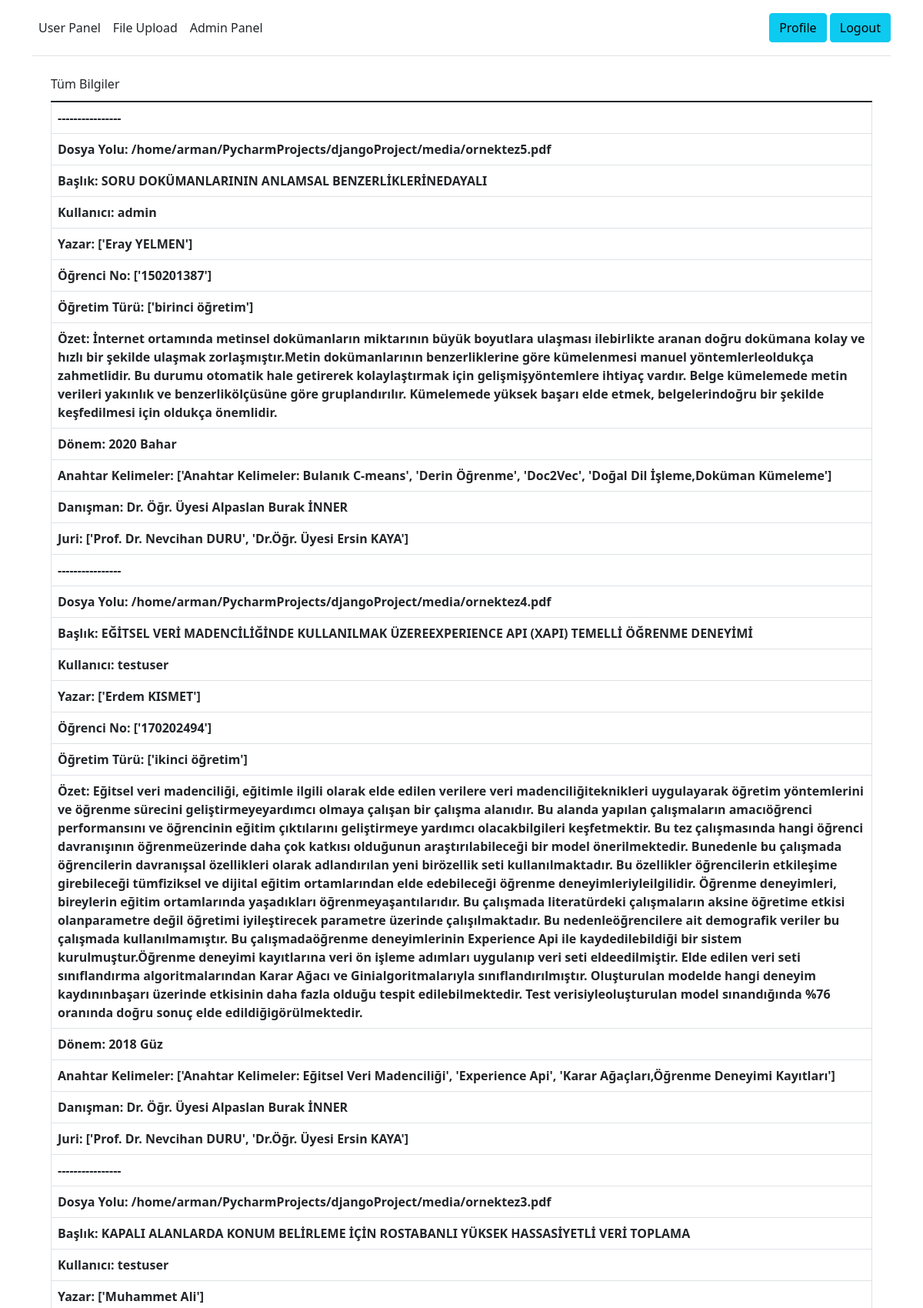
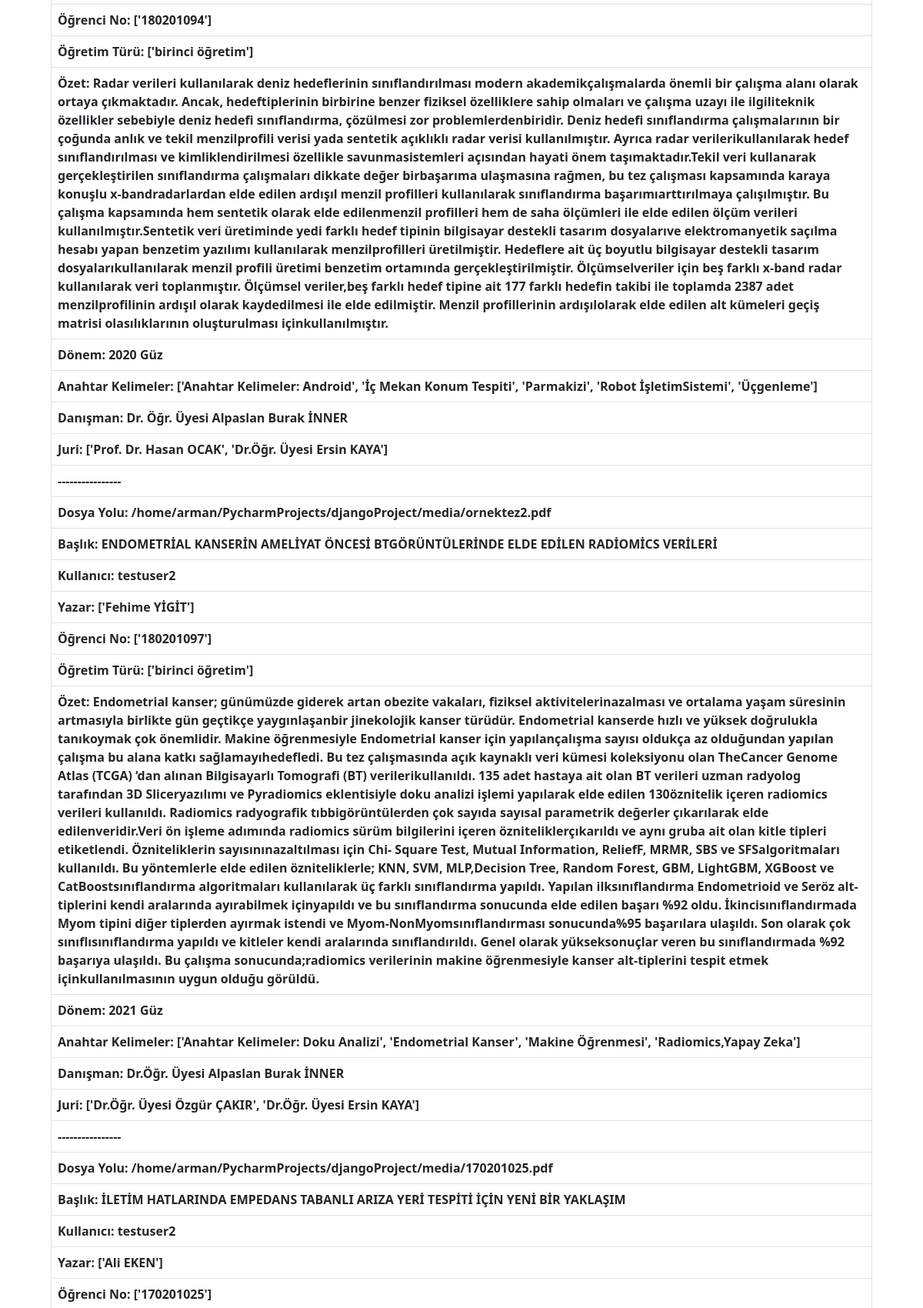
The app's page /info/ (signed in, upper part) with its own data (2 pictures, top to bottom).
### base/models.py (models this page shows, shortened)
class Document(models.Model):
    name = models.CharField(max_length=200)
    title = models.CharField(max_length=200)
    user = models.ForeignKey(User, on_delete=models.DO_NOTHING)  # the relationship between user and document tables
    author = models.CharField(max_length=200)
    pdf = models.FileField()
    student_id = models.CharField(max_length=20)
    type_of_education = models.CharField(max_length=200)
    lecture_name = models.CharField(max_length=200)
    abstract = models.TextField()
    term = models.CharField(max_length=200)
    keywords = models.CharField(max_length=200)
    advisor = models.CharField(max_length=200)
    jury = models.CharField(max_length=200)

### base/views.py (the view)
# urls.py: path('info/', views.info, name="info"),
@staff_member_required
def info(request):
    all_objects = Document.objects.all()
    context = {
        'all_objects': all_objects
    }
    return render(request, 'base/info.html', context)

### base/templates/base/info.html (shortened to what this page needs)
{% extends 'base/base.html' %}
{% load static %}
{% load widget_tweaks %}
{% block content %}
    <div class="container">
        <table style="margin-top: 10px" class="table table-bordered">
            <tbody>
            {% for document in all_objects %}
            <tr>
                <th scope="col"> ---------------- </th>
            </tr>
            <tr>
                <th scope="col"> Dosya Yolu: {{ document.name }}</th>
            </tr>
            <tr>
                <th scope="col"> Başlık: {{ document.title }}</th>
            </tr>
            <tr>
                <th scope="col"> Kullanıcı: {{ document.user }}</th>
            </tr>
            <tr>
                <th scope="col"> Yazar: {{ document.author }}</th>
            </tr>
            <tr>
                <th scope="col"> Öğrenci No: {{ document.student_id }}</th>
            </tr>
            <tr>
                <th scope="col"> Öğretim Türü: {{ document.type_of_education }}</th>
            </tr>
            <tr>
                <th scope="col"> Özet: {{ document.abstract }}</th>
            </tr>
            <tr>
                <th scope="col"> Dönem: {{ document.term }}</th>
            </tr>
            <tr>
                <th scope="col"> Anahtar Kelimeler: {{ document.keywords }}</th>
            </tr>
            <tr>
                <th scope="col"> Danışman: {{ document.advisor }}</th>
            </tr>
            <tr>
                <th scope="col"> Juri: {{ document.jury }}</th>
            </tr>
            {% endfor %}
            </tbody>
        </table>
    </div>
{% endblock content %}

### records on screen
Document: name "/home/arman/PycharmProjects/djangoProject/media/ornektez5.pdf", title "SORU DOKÜMANLARININ ANLAMSAL BENZERLİKLERİNEDAYALI", user "admin", author "['Eray YELMEN']", student_id "['150201387']", type_of_education "['birinci öğretim']", abstract "İnternet ortamında metinsel dokümanların miktarının büyük boyutlara ulaşması ilebirlikte aranan doğru dokümana kolay ve hızlı bir şekilde ulaşmak zorlaşmıştır.Metin dokümanlarının benzerliklerine göre kümelenmesi manuel yöntemlerleoldukça zahmetlidir. Bu durumu otomatik hale getirerek kolaylaştırmak için gelişmişyöntemlere ihtiyaç vardır. Belge kümelemede metin verileri yakınlık ve benzerlikölçüsüne göre gruplandırılır. Kümelemede yüksek başarı elde etmek, belgelerindoğru bir şekilde keşfedilmesi için oldukça önemlidir.", term "2020 Bahar", keywords "['Anahtar Kelimeler: Bulanık C-means', 'Derin Öğrenme', 'Doc2Vec', 'Doğal Dil İşleme,Doküman Kümeleme']", advisor "Dr. Öğr. Üyesi Alpaslan Burak İNNER", jury "['Prof. Dr. Nevcihan DURU', 'Dr.Öğr. Üyesi Ersin KAYA']"
Document: name "/home/arman/PycharmProjects/djangoProject/media/ornektez4.pdf", title "EĞİTSEL VERİ MADENCİLİĞİNDE KULLANILMAK ÜZEREEXPERIENCE API (XAPI) TEMELLİ ÖĞRENME DENEYİMİ", user "testuser", author "['Erdem KISMET']", student_id "['170202494']", type_of_education "['ikinci öğretim']", abstract "Eğitsel veri madenciliği, eğitimle ilgili olarak elde edilen verilere veri madenciliğiteknikleri uygulayarak öğretim yöntemlerini ve öğrenme sürecini geliştirmeyeyardımcı olmaya çalışan bir çalışma alanıdır. Bu alanda yapılan çalışmaların amacıöğrenci performansını ve öğrencinin eğitim çıktılarını geliştirmeye yardımcı olacakbilgileri keşfetmektir. Bu tez çalışmasında hangi öğrenci davranışının öğrenmeüzerinde daha çok katkısı olduğunun araştırılabileceği bir model önerilmektedir. Bunedenle bu çalışmada öğrencilerin davranışsal özellikleri olarak adlandırılan yeni birözellik seti kullanılmaktadır. Bu özellikler öğrencilerin etkileşime girebileceği tümfiziksel ve dijital eğitim ortamlarından…", term "2018 Güz", keywords "['Anahtar Kelimeler: Eğitsel Veri Madenciliği', 'Experience Api', 'Karar Ağaçları,Öğrenme Deneyimi Kayıtları']", advisor "Dr. Öğr. Üyesi Alpaslan Burak İNNER", jury "['Prof. Dr. Nevcihan DURU', 'Dr.Öğr. Üyesi Ersin KAYA']"
Document: name "/home/arman/PycharmProjects/djangoProject/media/ornektez3.pdf", title "KAPALI ALANLARDA KONUM BELİRLEME İÇİN ROSTABANLI YÜKSEK HASSASİYETLİ VERİ TOPLAMA", user "testuser", author "['Muhammet Ali']", student_id "['180201094']", type_of_education "['birinci öğretim']", abstract "Radar verileri kullanılarak deniz hedeflerinin sınıflandırılması modern akademikçalışmalarda önemli bir çalışma alanı olarak ortaya çıkmaktadır. Ancak, hedeftiplerinin birbirine benzer fiziksel özelliklere sahip olmaları ve çalışma uzayı ile ilgiliteknik özellikler sebebiyle deniz hedefi sınıflandırma, çözülmesi zor problemlerdenbiridir. Deniz hedefi sınıflandırma çalışmalarının bir çoğunda anlık ve tekil menzilprofili verisi yada sentetik açıklıklı radar verisi kullanılmıştır. Ayrıca radar verilerikullanılarak hedef sınıflandırılması ve kimliklendirilmesi özellikle savunmasistemleri açısından hayati önem taşımaktadır.Tekil veri kullanarak gerçekleştirilen sınıflandırma çalışmaları dikkate…", term "2020 Güz", keywords "['Anahtar Kelimeler: Android', 'İç Mekan Konum Tespiti', 'Parmakizi', 'Robot İşletimSistemi', 'Üçgenleme']", advisor "Dr. Öğr. Üyesi Alpaslan Burak İNNER", jury "['Prof. Dr. Hasan OCAK', 'Dr.Öğr. Üyesi Ersin KAYA']"
Document: name "/home/arman/PycharmProjects/djangoProject/media/ornektez2.pdf", title "ENDOMETRİAL KANSERİN AMELİYAT ÖNCESİ BTGÖRÜNTÜLERİNDE ELDE EDİLEN RADİOMİCS VERİLERİ", user "testuser2", author "['Fehime YİGİT']", student_id "['180201097']", type_of_education "['birinci öğretim']", abstract "Endometrial kanser; günümüzde giderek artan obezite vakaları, fiziksel aktivitelerinazalması ve ortalama yaşam süresinin artmasıyla birlikte gün geçtikçe yaygınlaşanbir jinekolojik kanser türüdür. Endometrial kanserde hızlı ve yüksek doğrulukla tanıkoymak çok önemlidir. Makine öğrenmesiyle Endometrial kanser için yapılançalışma sayısı oldukça az olduğundan yapılan çalışma bu alana katkı sağlamayıhedefledi. Bu tez çalışmasında açık kaynaklı veri kümesi koleksiyonu olan TheCancer Genome Atlas (TCGA) ‘dan alınan Bilgisayarlı Tomografi (BT) verilerikullanıldı. 135 adet hastaya ait olan BT verileri uzman radyolog tarafından 3D Sliceryazılımı ve Pyradiomics eklentisiyle doku analizi işlemi…", term "2021 Güz", keywords "['Anahtar Kelimeler: Doku Analizi', 'Endometrial Kanser', 'Makine Öğrenmesi', 'Radiomics,Yapay Zeka']", advisor "Dr.Öğr. Üyesi Alpaslan Burak İNNER", jury "['Dr.Öğr. Üyesi Özgür ÇAKIR', 'Dr.Öğr. Üyesi Ersin KAYA']"
Document: name "/home/arman/PycharmProjects/djangoProject/media/170201025.pdf", title "İLETİM HATLARINDA EMPEDANS TABANLI ARIZA YERİ TESPİTİ İÇİN YENİ BİR YAKLAŞIM", user "testuser2", author "['Ali EKEN']", student_id "['170201025']"
